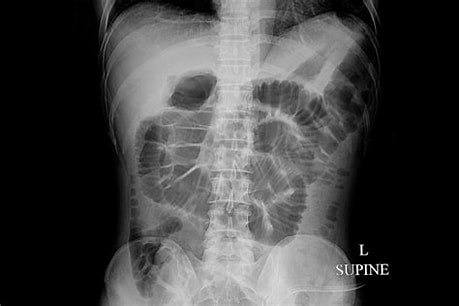
#> input picture usus.jpeg, 459 x 306 px
$ python lat6.py
#> lines starting #> are read from the running program, lines starting #| are printed output that depends on the picture
import cv2

img= cv2.imread('usus.jpeg',1)
#> img is the input picture: shape (306, 459, 3); min 0, max 255, mean 66.7
cv2.imshow("Original Image",img)

# CLAHE
clahe= cv2.createCLAHE(clipLimit=3., tileGridSize=(8,8))

lab= cv2.cvtColor(img, cv2.COLOR_BGR2LAB)
#> lab: shape (306, 459, 3); mean of channels 0, 1, 2 70.3, 128, 128
l,a,b= cv2.split(lab)
#> a: shape (306, 459); every value is 128
l2= clahe.apply(l)
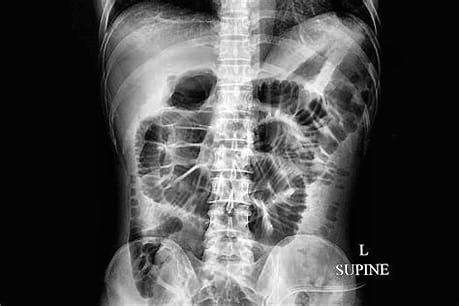
#> l2: shape (306, 459); min 2, max 255, mean 75.6

lab= cv2.merge((l2,a,b))
#> lab: shape (306, 459, 3); mean of channels 0, 1, 2 75.6, 128, 128
img2 = cv2.cvtColor(lab, cv2.COLOR_LAB2BGR)
cv2.imshow('Hasil peningkatan kontras dengan CLAHE' ,img2)

cv2.waitKey(0)
cv2.destroyAllWindows()
